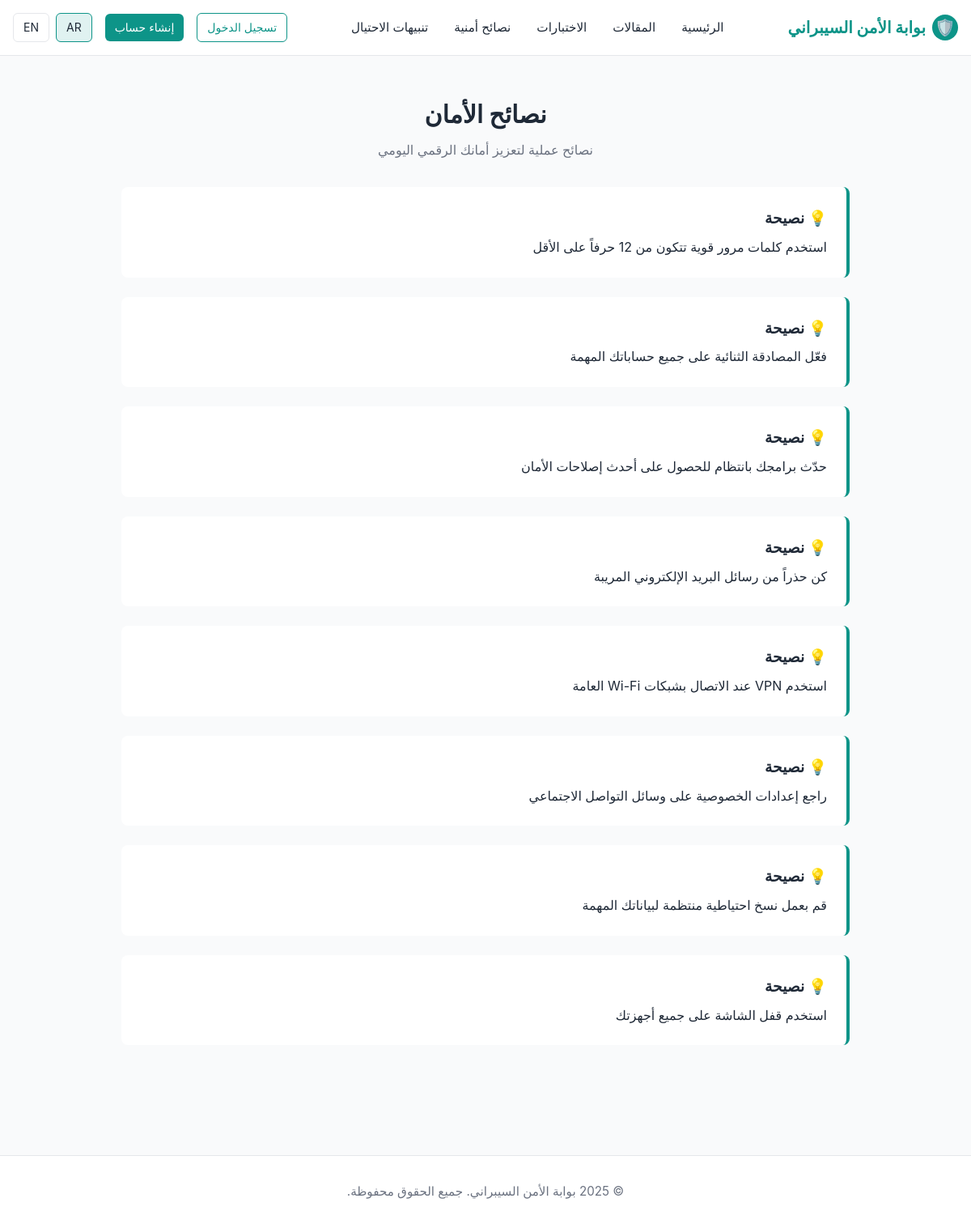
Page /tips on the committed database.
### tables this page shows
CREATE TABLE tips_alerts (
            id INTEGER PRIMARY KEY AUTOINCREMENT,
            type TEXT NOT NULL, -- 'tip' or 'alert'
            content_ar TEXT NOT NULL,
            content_en TEXT NOT NULL,
            publish_date TIMESTAMP NOT NULL DEFAULT CURRENT_TIMESTAMP
        );

### app.py (the view)
@app.route('/tips')
def tips():
    conn = get_db_connection()
    lang = get_current_language()
    tips_list = conn.execute("SELECT * FROM tips_alerts WHERE type = 'tip' ORDER BY publish_date DESC").fetchall()
    conn.close()
    return render_template('tips.html', tips=tips_list, lang=lang)

### app.py (called while the page is built)
@app.before_request
def set_language_on_first_visit():
    if 'language' not in session:
        session['language'] = app.config['DEFAULT_LANGUAGE']

def get_current_language():
    return session.get('language')

### models.py (called while the page is built)
def get_db_connection():
    conn = sqlite3.connect(DATABASE)
    conn.row_factory = sqlite3.Row
    return conn

### templates/tips.html (shortened to what this page needs)
{% extends "base.html" %}
{% block content %}
<section class="section container">
    <h2>{% if lang == 'en' %}Security Tips{% else %}نصائح الأمان{% endif %}</h2>
    <p class="section-subtitle">{% if lang == 'en' %}Practical tips to enhance your daily digital security{% else %}نصائح عملية لتعزيز أمانك الرقمي اليومي{% endif %}</p>
    <div style="max-width: 900px; margin: 0 auto;">
        {% for tip in tips %}
        <div style="background-color: white; padding: 1.5rem; margin-bottom: 1.5rem; border-radius: 0.5rem; border-right: 4px solid var(--primary-color);">
            <h3 style="margin-bottom: 0.5rem;">💡 {% if lang == 'en' %}Tip{% else %}نصيحة{% endif %}</h3>
            <p>
                {% if lang == 'en' %}
                    {{ tip['content_en'] }}
                {% else %}
                    {{ tip['content_ar'] }}
                {% endif %}
            </p>
        </div>
        {% endfor %}
    </div>
</section>
{% endblock %}

### static/css/style.css (style rules this page uses)
:root { --primary-color: #0d9488; --primary-light: #e0f2f1; --secondary-color: #1f2937; --text-dark: #1f2937; --text-light: #6b7280; --border-color: #e5e7eb; --success-color: #10b981; --danger-color: #ef4444; --warning-color: #f59e0b; }
* { margin: 0; padding: 0; box-sizing: border-box; }
html, body { font-family: -apple-system, BlinkMacSystemFont, 'Segoe UI', Roboto, 'Helvetica Neue', Arial, sans-serif; direction: rtl; text-align: right; }
body { background-color: #f9fafb; color: var(--text-dark); line-height: 1.6; }
.container { max-width: 1200px; margin: 0 auto; padding: 0 1rem; }
.section { padding: 3rem 0; }
.section h2 { font-size: 1.875rem; margin-bottom: 0.5rem; text-align: center; }
.section-subtitle { text-align: center; color: var(--text-light); margin-bottom: 2rem; }

### rows in the picture
tips_alerts: content_ar "استخدم كلمات مرور قوية تتكون من 12 حرفاً على الأقل"
tips_alerts: content_ar "فعّل المصادقة الثنائية على جميع حساباتك المهمة"
tips_alerts: content_ar "حدّث برامجك بانتظام للحصول على أحدث إصلاحات الأمان"
tips_alerts: content_ar "كن حذراً من رسائل البريد الإلكتروني المريبة"
tips_alerts: content_ar "استخدم VPN عند الاتصال بشبكات Wi-Fi العامة"
tips_alerts: content_ar "راجع إعدادات الخصوصية على وسائل التواصل الاجتماعي"
tips_alerts: content_ar "قم بعمل نسخ احتياطية منتظمة لبياناتك المهمة"
tips_alerts: content_ar "استخدم قفل الشاشة على جميع أجهزتك"
